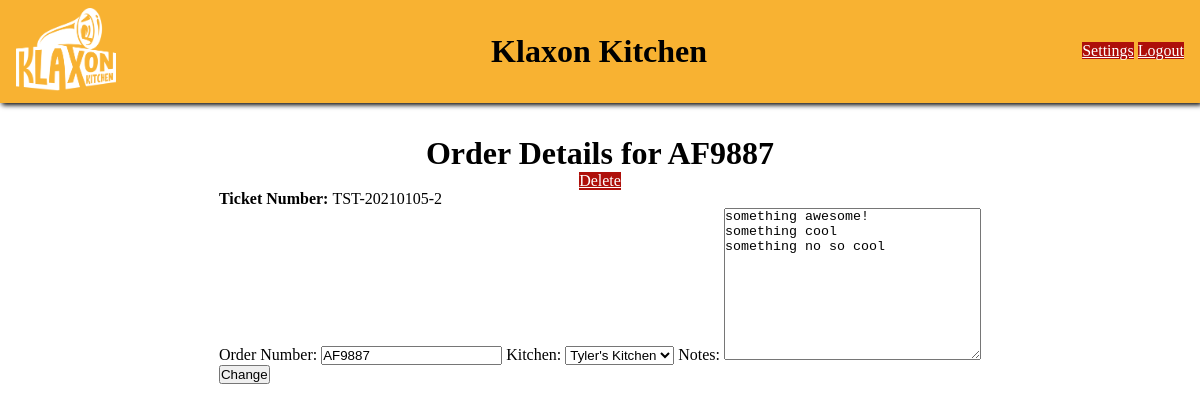
/klaxonKitchenorder_details/59, run on the app's committed database.
### kitchens/models.py (models this page shows)
class Order(models.Model):
    ticket_num = models.CharField(max_length=255, default="0000")
    order_num = models.CharField(max_length=255)
    notes = models.TextField()
    status = models.CharField(max_length=255)
    kitchen = models.ForeignKey(Kitchen, related_name="orders", on_delete=models.PROTECT)
    created_at = models.DateTimeField(auto_now_add=True)
    updated_at = models.DateTimeField(auto_now=True)
    objects = OrderManager()

class Kitchen(models.Model):
    name = models.CharField(max_length=255)
    designation_id = models.CharField(max_length=255)
    daily_order_count = models.IntegerField(default=0)
    created_at = models.DateTimeField(auto_now_add=True)
    updated_at = models.DateTimeField(auto_now=True)
    objects = KitchenManager()
    def __str__ (self):
        return self.name

### kitchens/views.py (the view)
# urls.py: path('order_details/<int:order_id>', views.order_details, name="order_details"),
def order_details(request, order_id):
    current_order = Order.objects.get(id=order_id)
    allKitchens = Kitchen.objects.all()
    context = {
        'currentOrder': current_order,
        'allKitchens': allKitchens
    }
    return render(request, 'orderDetails.html', context)

### kitchens/context_processors.py (called while the page is built)
def global_context(request):
    try:
        activeUserId = request.session["active_user_id"]
        activeUser = User.objects.get(id=activeUserId)
        conext = {
            'activeUser': activeUser
        }
        return conext
    except:
        return HttpResponse("02")

### kitchens/templates/orderDetails.html (shortened to what this page needs)
{% extends "base.html" %}
{% block content %}
    <div class="body-content dflex-col center">
        <h1>Order Details for
            {{ currentOrder.order_num }}</h1>
        <a class="button button-chief" href="{% url 'klaxonKitchen:delete_orders_confirm' currentOrder.id %}">Delete</a>
        <form action="{% url 'klaxonKitchen:order_update' currentOrder.id %}" method="POST">
            <p>
                <strong>Ticket Number:
                </strong>
                {{ currentOrder.ticket_num }}
            </p>
            <label for="orderNum">Order Number:</label>
            <input type="text" name="orderNum" id="orderNum" value="{{ currentOrder.order_num }}"/>
            <label for="kitchen">Kitchen:</label>
            <select name="kitchen" id="kitchen">
                <option value="{{ currentOrder.kitchen.id }}">{{ currentOrder.kitchen }}</option>
            </select>
            <label for="notes">Notes:</label>
            <textarea name="notes" id="notes" cols="30" rows="10">{{ currentOrder.notes }}</textarea>
            <br>
                <button>Change</button>
            </form>
        </div>
    {% endblock %}

### kitchens/static/css/base.css (style rules this page uses)
* { margin: 0; padding: 0; box-sizing: border-box; }
.body-content { padding: 0 1em; margin-top: 2em; }
.button-chief { background: #ae0f0a; color: white; border: 0; }
.dflex-col { display: flex; flex-direction: column; }
.center { align-items: center; }

### data on the page
Order: order_num "AF9887", ticket_num "TST-20210105-2", orderNum "AF9887", kitchen "Tyler's Kitchen", notes "something awesome! something cool something no so cool"
